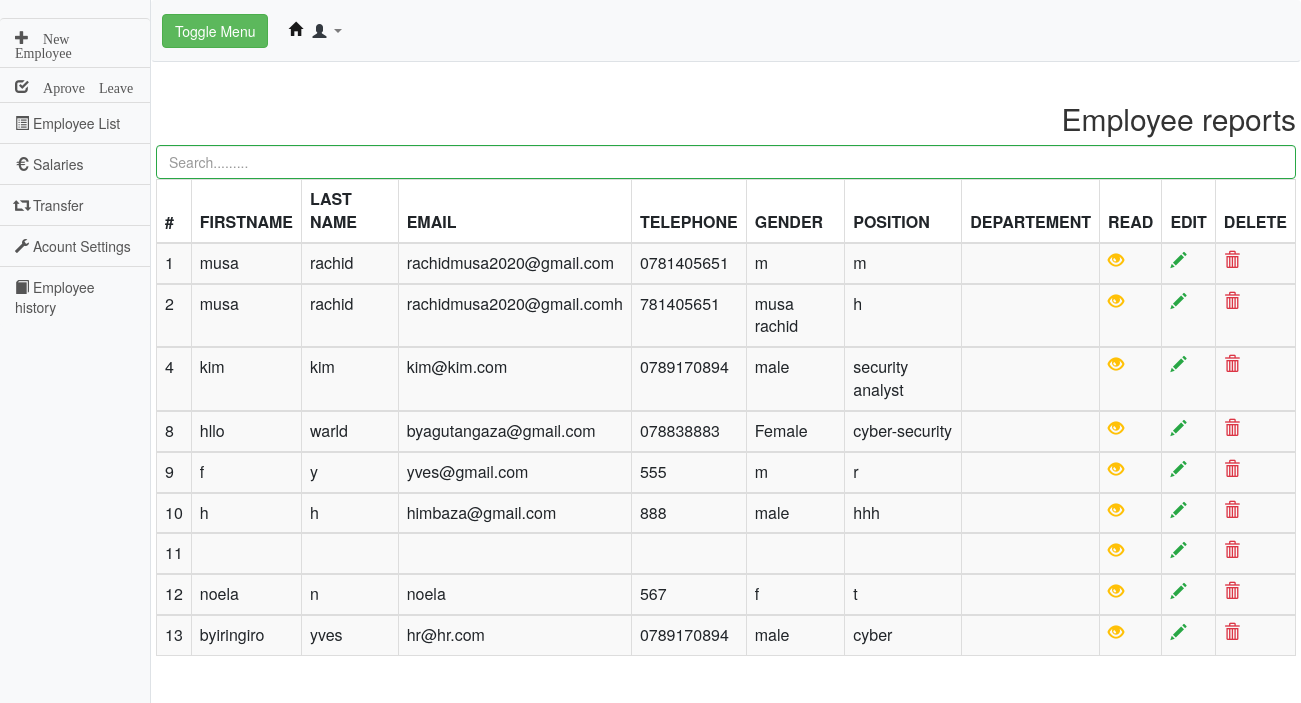
The page /employee_report.php on the database its author committed.
### tables this page shows
CREATE TABLE `employee` (
  `id` int(11) NOT NULL auto_increment,
  `email` varchar(255) NOT NULL,
  `fname` varchar(255) NOT NULL,
  `lname` varchar(255) NOT NULL,
  `phone` varchar(255) NOT NULL,
  `gender` varchar(255) NOT NULL,
  `position` varchar(255) NOT NULL,
  `username` varchar(255) NOT NULL,
  `password` varchar(255) NOT NULL,
  `usertype` varchar(255) NOT NULL default 'employee',
  PRIMARY KEY  (`id`)
);

### employee_report.php (the view, shortened to what this page needs)
<html>
<head>
<link rel="stylesheet" href="https://maxcdn.bootstrapcdn.com/bootstrap/3.4.0/css/bootstrap.min.css">
<link href="vendor/bootstrap/css/bootstrap.min.css" rel="stylesheet">
<link href="css/simple-sidebar.css" rel="stylesheet">
<link rel="stylesheet" href="https://stackpath.bootstrapcdn.com/bootstrap/4.3.1/css/bootstrap.min.css">
<link rel="stylesheet" href="https://maxcdn.bootstrapcdn.com/bootstrap/3.3.7/css/bootstrap.css">
</head>
<body>
<div class="d-flex" id="wrapper">
    <div class="bg-light border-right" id="sidebar-wrapper">
      <div class="sidebar-heading "><?php echo $_SESSION['first']; ?> </div>
      <div class="list-group list-group-flush">
        <a href="addemployee.php" class="list-group-item list-group-item-action bg-light"><span class="glyphicon  glyphicon-plus"> New Employee</span></a>
        <a href="aprovevac.php" class="list-group-item list-group-item-action bg-light"> <span class="glyphicon glyphicon-check"> Aprove Leave</span></a>
        <a href="employee_report.php" class="list-group-item list-group-item-action bg-light"><span class="glyphicon glyphicon-list-alt"></span>  Employee List</a>
        <a href="salary.php" class="list-group-item list-group-item-action bg-light"><span class="glyphicon glyphicon-eur"></span> Salaries</a>
        <a href="employee_transfer.php" class="list-group-item list-group-item-action bg-light"> <span class="glyphicon glyphicon-retweet"></span> Transfer</a>
        <a href="hr-transfer.php" class="list-group-item list-group-item-action bg-light"> <span class="glyphicon glyphicon-wrench"></span> Acount Settings</a>
        <a href="working_history.php" class="list-group-item list-group-item-action bg-light"> <span class=" glyphicon glyphicon-book"></span> Employee history</a>
      </div>
    </div>
    <div id="page-content-wrapper">
      <nav class="navbar navbar-expand-lg navbar-light bg-light border-bottom">
        <button class="btn btn-success" id="menu-toggle">Toggle Menu</button>
        <div class="collapse navbar-collapse" id="navbarSupportedContent">
          <ul class="navbar-nav ml-auto mt-2 mt-lg-0">
            <li class="nav-item active">
              <a  class="nav-link" href="human-resource.php">
          <span class="glyphicon glyphicon-home"></span>
        </a>
            </li>
            <li class="nav-item dropdown">
              <a  class="nav-link dropdown-toggle"  id="navbarDropdown" role="button" data-toggle="dropdown" aria-haspopup="true" aria-expanded="false">
              <span class="glyphicon text-dark glyphicon-user"></span>
              </a>
            </li>
          </ul>
        </div>
      </nav>
<div class="container">
<div class="row">
<div class="col-lg col-sm-12"></div>
 <center><h2>Employee reports</h2> </center>
 <input class="form-control border-success" id="myInput" type="text" placeholder="Search.........">
<table class="table table-bordered table-striped">
<thead>
  <tr>
  <th>#</th>
    <th scope="col">FIRSTNAME</th>
    <th scope="col">LAST NAME</th>
    <th scope="col">EMAIL</th>
    <th scope="col">TELEPHONE</th>
    <th scope="col">GENDER</th>
    <th>POSITION</th>
    <th>DEPARTEMENT</th>
    <th> READ</th>
    <th> EDIT</th>
    <th> DELETE</th>
  </tr>
  </thead>
  <?php
$conn=mysqli_connect("localhost","root","","human_ressource");
$query1=mysqli_query($conn,"select * from employee") or die("selecting error");
                while($row=mysqli_fetch_assoc($query1))
                    {
                ?>
                <tbody id="myTable">
                  <tr>
                  <td> <?php echo  $row['id'] ?> </td>
                    <td><?php echo $row['fname']?></td>
                    <td><?php echo $row['lname']?></td>
                    <td><?php echo $row['email']?></td>
                    <td><?php echo $row['phone']?></td>
                    <td><?php echo $row['gender']?></td>
                    <td><?php echo $row['position']?></td>
                    <td><?php echo $row['department']?></td>
                    <td> <?php echo "<a href='employee_view.php?id=". $row['id'] ."' title='View Record' data-toggle='tooltip'><span class='glyphicon   text-warning glyphicon-eye-open'></span></a>" ?> </td>
                    <td> <?php echo "<a href='employee_update.php?id=". $row['id'] ."' title='Update Record' data-toggle='tooltip'><span class='glyphicon text-success glyphicon-pencil'></span></a>" ?></td>
                    <td>  <?php echo "<a href='employee_delete.php?id=". $row['id'] ."' title='Delete Record' data-toggle='tooltip'><span class='glyphicon text-danger glyphicon-trash'></span></a>" ?></td>
                    </tr>
                    </tbody>
                    <?php
                    }
                    ?>
</table>
</div>
</div>
</div>
</div>
</body>
</html>

### css/simple-sidebar.css (style rules this page uses)
body { overflow-x: hidden; }
#sidebar-wrapper { min-height: 100vh; margin-left: -15rem; -webkit-transition: margin .25s ease-out; -moz-transition: margin .25s ease-out; -o-transition: margin .25s ease-out; transition: margin .25s ease-out; }
#sidebar-wrapper .sidebar-heading { padding: 0.875rem 1.25rem; font-size: 1.2rem; }
#sidebar-wrapper .list-group { width: 15rem; }
#page-content-wrapper { min-width: 100vw; }
@media (min-width: 768px) { #sidebar-wrapper { margin-left: 0; } }
@media (min-width: 768px) { #page-content-wrapper { min-width: 0; width: 100%; } }

### rows shown on the page
employee: id "1", fname "musa", lname "rachid", email "rachidmusa2020@gmail.com", phone "0781405651", gender "m", position "m"
employee: id "2", fname "musa", lname "rachid", email "rachidmusa2020@gmail.comh", phone "781405651", gender "musa rachid", position "h"
employee: id "4", fname "kim", lname "kim", email "kim@kim.com", phone "0789170894", gender "male", position "security analyst"
employee: id "8", fname "hllo", lname "warld", email "byagutangaza@gmail.com", phone "078838883", gender "Female", position "cyber-security"
employee: id "9", fname "f", lname "y", email "yves@gmail.com", phone "555", gender "m", position "r"
employee: id "10", fname "h", lname "h", email "himbaza@gmail.com", phone "888", gender "male", position "hhh"
employee: id "11"
employee: id "12", fname "noela", lname "n", email "noela", phone "567", gender "f", position "t"
employee: id "13", fname "byiringiro", lname "yves", email "hr@hr.com", phone "0789170894", gender "male", position "cyber"
